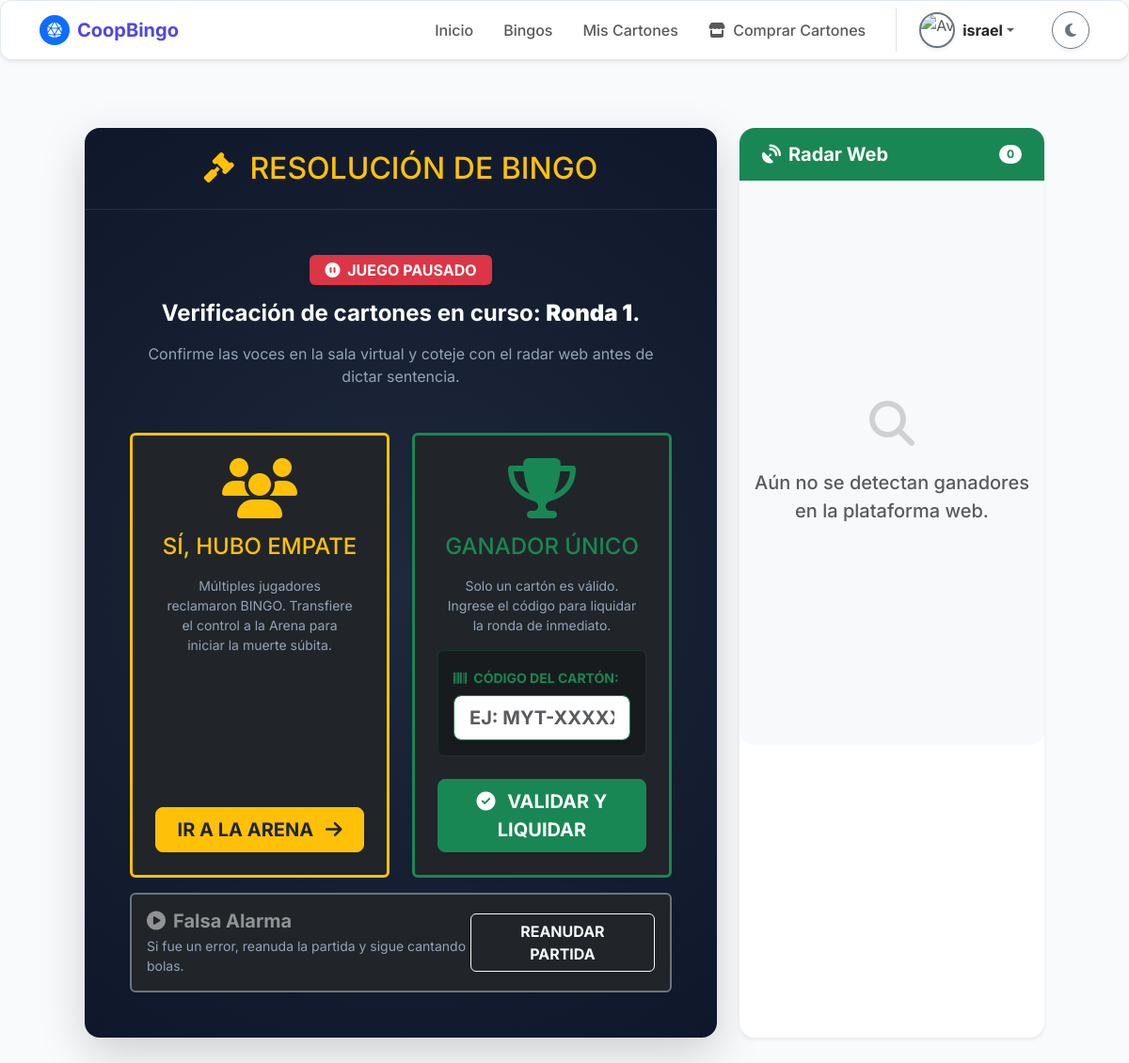
/juego/admin/desempate/1/ (signed in), run on an earlier commit of the app's database.
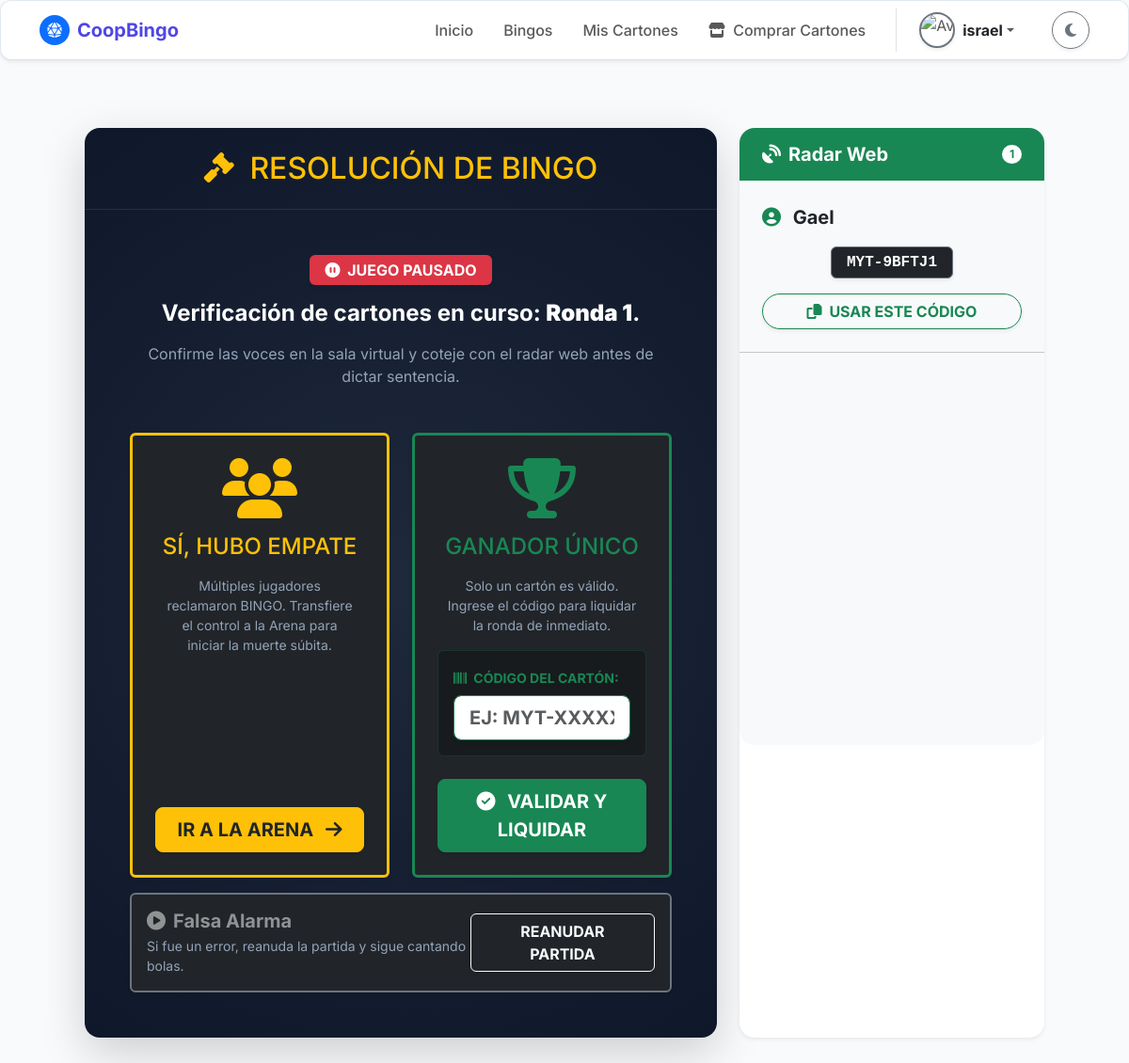
And on a later commit of the database.
### bingo/models.py (models this page shows, shortened)
class CartonPartidaBingo(models.Model):
    ESTADO_CARTON_CHOICES = [
        ('Disponible', 'Disponible'),
        ('Reservado', 'Reservado'),
        ('Vendido', 'Vendido'),
        ('Anulado', 'Anulado'),
    ]
    idcartonpartida = models.AutoField(primary_key=True)
    idjugador = models.ForeignKey(
        'Jugador',
        on_delete=models.SET_NULL,
        null=True,
        blank=True,
        db_column='idjugador'
    )
    idpartida = models.ForeignKey(
        'PartidaBingo',
        on_delete=models.CASCADE,
        db_column='idpartida'
    )
    idcarton = models.ForeignKey(
        'Carton',
        on_delete=models.PROTECT,
        db_column='idcarton'
    )
    preciopagado = models.DecimalField(
        max_digits=10,
        decimal_places=2,
        null=True,
        blank=True,
        validators=[MinValueValidator(Decimal('0.00'))]
    )
    fechacompra = models.DateTimeField(
        null=True,
        blank=True,
        verbose_name="Fecha y Hora de Adquisición"
    )
    estadocarton = models.CharField(
        max_length=20,
        choices=ESTADO_CARTON_CHOICES,
        default='Disponible'
    )
    esganador = models.BooleanField(default=False)
    cantidadaciertos = models.IntegerField(default=0)
    numerosmarcados = models.CharField(
        max_length=500,
        default='[]',
        verbose_name="Números Marcados Manualmente"
    )
    fechaganador = models.DateTimeField(
        null=True,
        blank=True,
        verbose_name="Momento del Triunfo"
    )
    class Meta:
        db_table = 'CartonPartidaBingo'
        verbose_name = 'Cartón en Juego'
        verbose_name_plural = 'Control de Cartones por Partida'
        constraints = [
            models.UniqueConstraint(
                fields=['idcarton', 'idpartida'],
                name='uq_cartonpartidabingo_idscompuestos'
            )
        ]

class Jugador(models.Model):
    ESTADO_CUENTA_CHOICES = [
        ('Activo', 'Activo'),
        ('Suspendido', 'Suspendido'),
        ('Moroso', 'Moroso'),
    ]
    idjugador = models.AutoField(primary_key=True)
    idsocio = models.ForeignKey(
        'Socio',
        on_delete=models.SET_NULL,
        null=True,
        blank=True,
        db_column='idsocio',
        verbose_name="Socio Vinculado"
    )
    nombresjugador = models.CharField(
        max_length=150,
        null=True,
        blank=True,
        verbose_name="Nombres Completos"
    )
    apellidosjugador = models.CharField(
        max_length=150,
        null=True,
        blank=True,
        verbose_name="Apellidos Completos"
    )
    nacionalidad = models.CharField(max_length=50, default='Ecuatoriana', verbose_name="Nacionalidad")
    cedulaidentidadjugador = models.CharField(
        max_length=20,
        unique=True,
        null=True,
        blank=True,
        verbose_name="Cédula de Identidad"
    )
    foto_cedula_frontal = models.ImageField(upload_to='media/jugador/cedula/frontal/', null=True, blank=True, verbose_name="Foto Cédula Frontal")
    foto_cedula_trasera = models.ImageField(upload_to='media/jugador/cedula/trasera/', null=True, blank=True, verbose_name="Foto Cédula Trasera")
    avatarjugador = models.ImageField(
        upload_to='media/jugador/avatar/',
        null=True,
        blank=True,
        verbose_name="Avatar/Foto"
    )
    aliasjugador = models.CharField(
        max_length=100,
        unique=True,
        null=True,
        blank=True,
        verbose_name="Alias en el Juego"
    )
    correojugador = models.EmailField(
        max_length=200,
        unique=True,
        null=True,
        blank=True,
        verbose_name="Correo Electrónico"
    )
    fecharegistrojugador = models.DateTimeField(
        auto_now_add=True,
        verbose_name="Fecha de Registro"
    )
    saldocreditojugador = models.DecimalField(
        max_digits=10,
        decimal_places=2,
        default=Decimal('0.00'),
        validators=[MinValueValidator(Decimal('0.00'))],
        verbose_name="Saldo/Crédito (Dinero Real)"
    )
    saldovirtualjugador = models.DecimalField(
        max_digits=10,
        decimal_places=2,
        default=Decimal('0.00'),
        validators=[MinValueValidator(Decimal('0.00'))],
        verbose_name="Saldo Virtual (Fichas/Puntos)"
    )
    estadocuentajugador = models.CharField(
        max_length=20,
        choices=ESTADO_CUENTA_CHOICES,
        default='Activo',
        verbose_name="Estado de Cuenta"
    )
    class Meta:
        db_table = 'Jugador'
        verbose_name = 'Jugador'
        verbose_name_plural = 'Jugadores'

class Carton(models.Model):
    idcarton = models.AutoField(
        primary_key=True,
        verbose_name="ID Interno del Cartón"
    )
    codigocarton = models.CharField(
        max_length=30,
        unique=True,
        verbose_name="Código/Serial del Cartón"
    )
    matriznumeros = models.JSONField(
        verbose_name="Matriz de Números (Formato JSON)"
    )
    esmaestro = models.BooleanField(
        default=False,
        verbose_name="¿Es Cartón Maestro?"
    )
    class Meta:
        db_table = 'Carton'
        verbose_name = 'Catálogo de Cartón'
        verbose_name_plural = 'Catálogo de Cartones'

### bingo/views.py (the view, shortened to what this page needs)
# urls.py: path('juego/admin/desempate/<int:id_partida>/', views.desempate_admin, name='desempate_admin'),
@login_required
def desempate_admin(request, id_partida):
    if not request.user.is_staff:
        return redirect('inicio')
    partida = get_object_or_404(PartidaBingo, idpartidabingo=id_partida)
    channel_layer = get_channel_layer()
    patrones = {
        'Tabla Llena': [[0,1,2,3,4,5,6,7,8,9,10,11,12,13,14,15,16,17,18,19,20,21,22,23,24]],
        'Las Cuatro Esquinas': [[0, 4, 20, 24]],
        'En Diagonal': [[0, 6, 12, 18, 24], [4, 8, 12, 16, 20]],
        'Forma de X': [[0, 4, 6, 8, 12, 16, 18, 20, 24]],
        'Forma de Cruz': [[2, 7, 10, 11, 12, 13, 14, 17, 22]],
        'Marco de Foto': [[0,1,2,3,4, 5,9, 10,14, 15,19, 20,21,22,23,24]],
        'Linea Vertical': [
            [0, 5, 10, 15, 20], [1, 6, 11, 16, 21], [2, 7, 12, 17, 22], [3, 8, 13, 18, 23], [4, 9, 14, 19, 24]
        ],
        'Forma de L': [
            [0, 5, 10, 15, 20, 21, 22, 23, 24],
            [0, 1, 2, 3, 4, 5, 10, 15, 20],
            [0, 1, 2, 3, 4, 9, 14, 19, 24],
            [20, 21, 22, 23, 24, 19, 14, 9, 4]
        ],
        'Forma de C': [
            [0, 1, 2, 3, 4, 5, 10, 15, 20, 21, 22, 23, 24],
            [0, 1, 2, 3, 4, 9, 14, 19, 24, 20, 21, 22, 23],
            [0, 5, 10, 15, 20, 21, 22, 23, 24, 4, 9, 14, 19],
            [20, 15, 10, 5, 0, 1, 2, 3, 4, 9, 14, 19, 24]
        ],
        'Forma de U': [
            [0, 5, 10, 15, 20, 21, 22, 23, 24, 4, 9, 14, 19],
            [20, 15, 10, 5, 0, 1, 2, 3, 4, 9, 14, 19, 24],
            [0, 1, 2, 3, 4, 5, 10, 15, 20, 21, 22, 23, 24],
            [0, 1, 2, 3, 4, 9, 14, 19, 24, 20, 21, 22, 23]
        ],
        'Forma de T': [
            [0,1,2,3,4, 7, 12, 17, 22],
            [20,21,22,23,24, 17, 12, 7, 2],
            [4,9,14,19,24, 13, 12, 11, 10],
            [0,5,10,15,20, 11, 12, 13, 14]
        ],
        'Forma de H': [
            [0, 5, 10, 15, 20, 11, 12, 13, 4, 9, 14, 19, 24],
            [0, 1, 2, 3, 4, 7, 12, 17, 20, 21, 22, 23, 24]
        ],
        'Forma de Z': [
            [0,1,2,3,4, 8, 12, 16, 20,21,22,23,24],
            [0,1,2,3,4, 6, 12, 18, 20,21,22,23,24],
            [4,9,14,19,24, 18, 12, 6, 0,5,10,15,20],
            [0,5,10,15,20, 16, 12, 8, 4,9,14,19,24]
        ],
        'Forma de Flecha': [
            [2, 6, 8, 12, 17, 22],
            [22, 16, 18, 12, 7, 2],
            [10, 6, 16, 12, 13, 14],
            [14, 8, 18, 12, 11, 10]
        ]
    }
    modalidad_limpia = str(partida.modalidad_victoria).strip().lower()
    patrones_lower = {k.lower(): v for k, v in patrones.items()}
    marcadas_requeridas = patrones_lower.get(modalidad_limpia, patrones_lower['tabla llena'])
    cartones_en_juego = CartonPartidaBingo.objects.filter(
        idpartida=partida,
    ).select_related('idcarton', 'idjugador')
    ganadores_web = []
    jugadores_en_radar = set() # Control para evitar clones en pantalla
    for c in cartones_en_juego:
        id_jugador_actual = c.idjugador.idjugador
        if id_jugador_actual in jugadores_en_radar:
            continue
        marcados_db = []
        if getattr(c, 'numerosmarcados', None):
            try: marcados_db = json.loads(c.numerosmarcados)
            except:
                try: marcados_db = ast.literal_eval(c.numerosmarcados)
                except: pass
        if not marcados_db: continue
        marcados_str = [str(num).strip() for num in marcados_db]
        matriz = c.idcarton.matriznumeros
        if isinstance(matriz, str):
            try: matriz = json.loads(matriz.replace("'", '"'))
            except: continue
        celdas = []
        for i in range(5):
            celdas.extend([matriz['B'][i], matriz['I'][i], matriz['N'][i], matriz['G'][i], matriz['O'][i]])
        es_ganador_global = False
        for opcion in marcadas_requeridas:
            es_ganador_opcion = True
            for idx in opcion:
                if idx == 12: continue
                if str(celdas[idx]).strip() not in marcados_str:
                    es_ganador_opcion = False
                    break
            if es_ganador_opcion:
                es_ganador_global = True
                break
        if es_ganador_global:
            if not c.fechaganador:
                c.fechaganador = timezone.now()
                c.save(update_fields=['fechaganador'])
            ganadores_web.append(c)
            jugadores_en_radar.add(id_jugador_actual)
    ganadores_web.sort(key=lambda x: x.fechaganador)
    contexto = {
        'partida': partida,
        'ganadores_web': ganadores_web
    }
    return render(request, 'partida/desempate_admin.html', contexto)

### bingo/templates/partida/desempate_admin.html (shortened to what the changed rows need)
{% extends 'comunes/base.html' %}
{% load static %} {% block title %}Resolución de Reclamo - Admin{% endblock %}
{% block content %}
<div class="container mt-4 mb-5 px-lg-5">
    <div class="row justify-content-center g-4">
        <div class="col-lg-8">
            <div class="card shadow-lg border-0 rounded-4 h-100 bg-arena text-white">
                <div class="card-header bg-transparent border-bottom border-secondary border-opacity-25 text-center py-4">
                    <h2 class="mb-0 fw-black text-warning"><i class="fas fa-gavel me-2"></i> RESOLUCIÓN DE BINGO</h2>
                </div>
            </div>
        </div>
        <div class="col-lg-4">
            <div class="card shadow-sm border-0 rounded-4 h-100 bg-body">
                <div class="card-header bg-success text-white text-center py-3 rounded-top-4 border-0 d-flex justify-content-between align-items-center px-4">
                    <h5 class="mb-0 fw-bold"><i class="fas fa-satellite-dish me-2"></i>Radar Web</h5>
                    <span class="badge bg-white text-success rounded-pill">{{ ganadores_web|length }}</span>
                </div>
                <div class="card-body p-0 bg-body-tertiary rounded-bottom-4" style="max-height: 600px; overflow-y: auto; overflow-x: hidden;">
                    <ul class="list-group list-group-flush h-100">
                        {% for ganador in ganadores_web %}
                            <li class="list-group-item p-4 border-bottom border-secondary-subtle bg-transparent hover-bg animate__animated animate__fadeInRight">
                                <div class="d-flex justify-content-between align-items-center mb-3">
                                    <span class="fw-bold text-body fs-5"><i class="fas fa-user-circle text-success me-2"></i> {{ ganador.idjugador.aliasjugador }}</span>
                                </div>
                                <div class="text-center mb-3">
                                    <span class="badge text-bg-dark fs-6 px-3 py-2 shadow-sm font-monospace border border-secondary">{{ ganador.idcarton.codigocarton }}</span>
                                </div>
                                <button type="button" class="btn btn-outline-success w-100 fw-bold rounded-pill shadow-sm hover-elevate-btn" onclick="pegarCodigo('{{ ganador.idcarton.codigocarton }}')">
                                    <i class="fas fa-copy me-1"></i> USAR ESTE CÓDIGO
                                </button>
                            </li>
                        {% empty %}
                            <li class="list-group-item text-center py-5 text-muted bg-transparent border-0 d-flex flex-column justify-content-center h-100">
                                <i class="fas fa-search fa-3x mb-4 opacity-25"></i>
                                <span class="fw-medium fs-5">Aún no se detectan ganadores<br>en la plataforma web.</span>
                            </li>
                        {% endfor %}
                    </ul>
                </div>
            </div>
        </div>
    </div>
</div>
{% endblock %}

What changed in the data, as far as the page shows it:
now on this page (row edited): CartonPartidaBingo: idjugador.aliasjugador "Gael", idcarton.codigocarton "MYT-9BFTJ1"
Also different on the page:
{{ ganadores_web|length }}: "0" → "1"
text no longer shown: "Aún no se detectan ganadores en la plataforma web."
